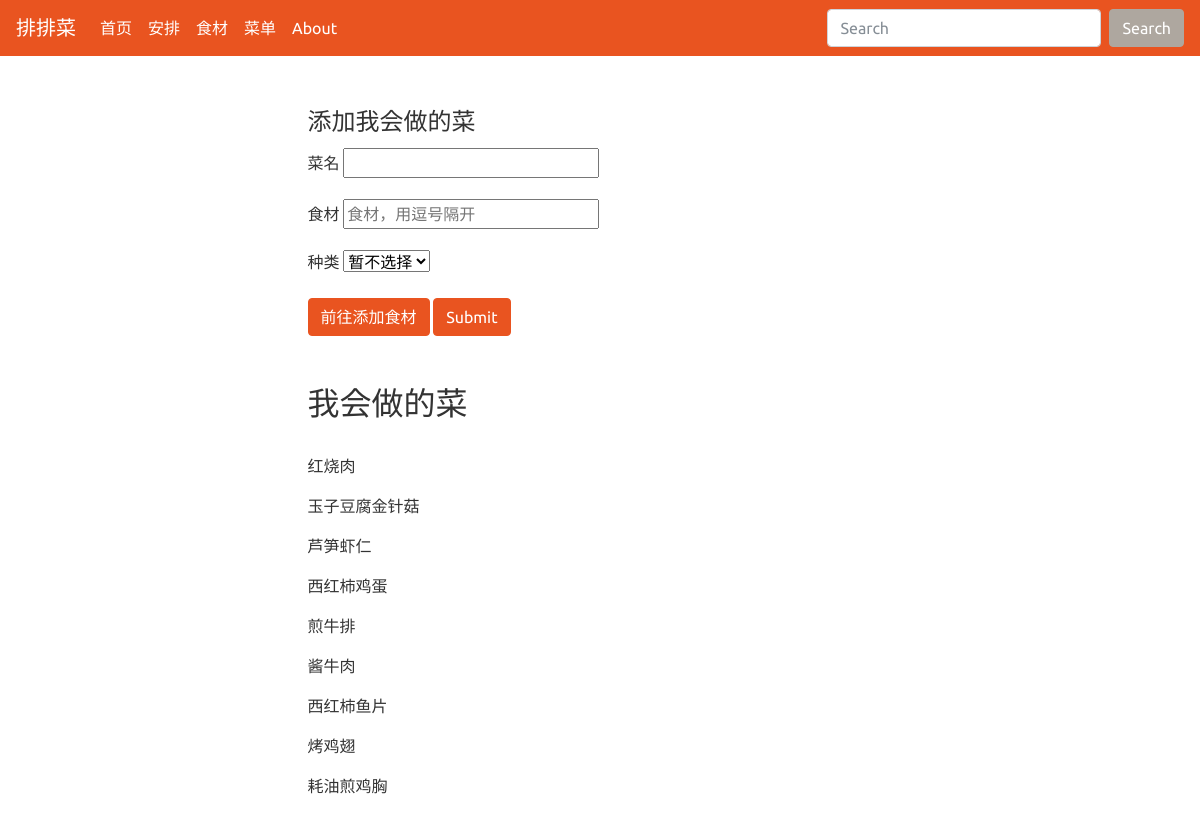
Before: /dish/ with the older database file.
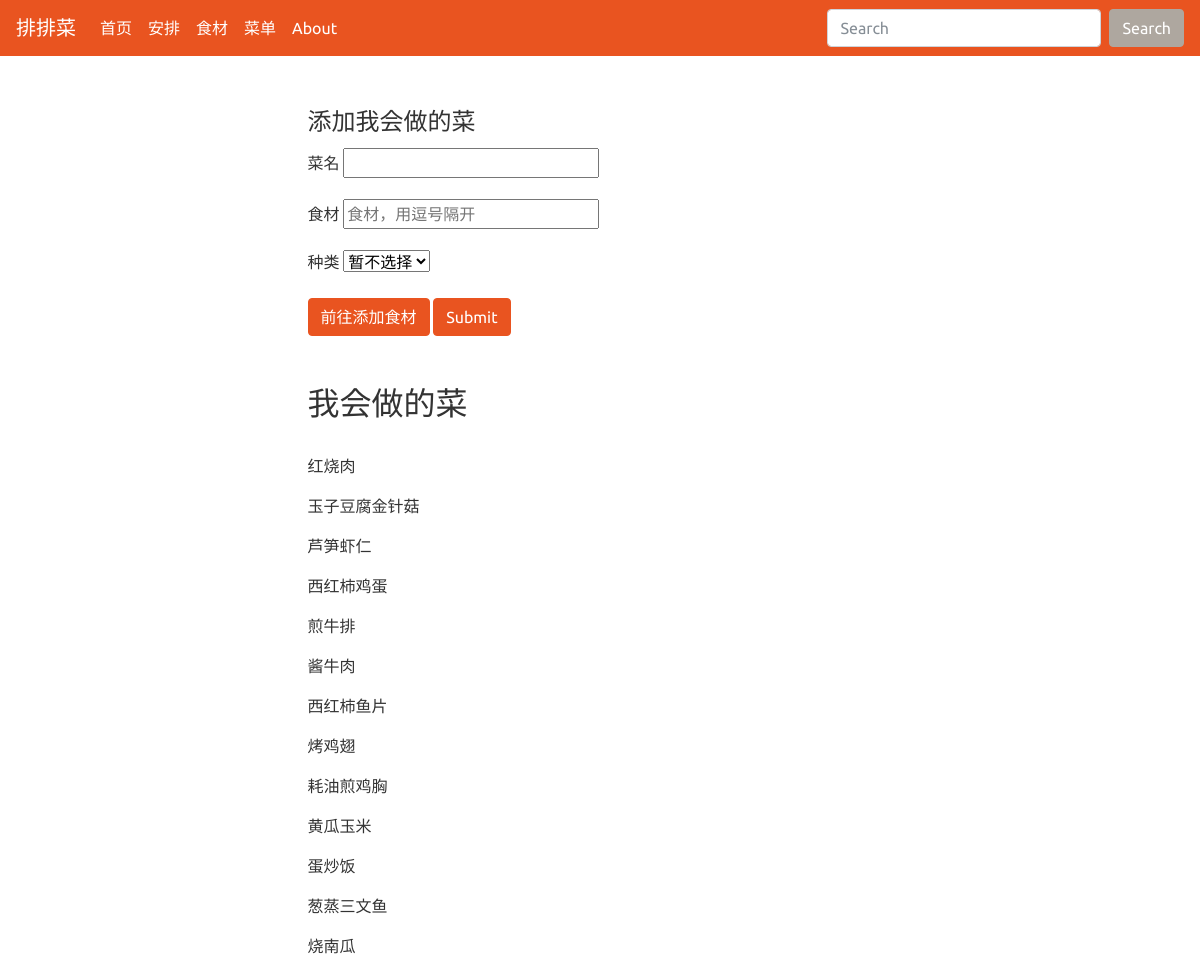
After: the same page with the newer database file.
### AutoGener/models.py (models this page shows, shortened)
class CanDo(models.Model):
    TYPE_CHOICES = (
        ('荤', '荤'),
        ('素', '素'),
        ('both', 'both'),
        ('暂不选择', '暂不选择'),
        ('主食', '主食')
    )
    name = models.CharField(max_length=100)
    type = models.CharField(max_length=5, choices=TYPE_CHOICES, default='暂不选择')
    ingre = models.ManyToManyField(CanGet, blank=True)

### AutoGener/views.py (the view, shortened to what this page needs)
# urls.py: path('dish/', views.get_dish, name='dish'),
def get_dish(request):
    form = DishForm()
    canDolist = CanDo.objects.all()
    message = ''
    context = {'canDolist': canDolist, 'form': form, 'message': message}
    return render(request, 'AutoGener/dishform.html', context)

### AutoGener/forms.py
class DishForm(forms.ModelForm):
    name = forms.CharField(max_length=10)
    class Meta:
        model = CanDo
        fields = ['name', 'type']
        labels = {
            'name': '菜名'
        }

### templates/AutoGener/dishform.html (shortened to what this page needs)
{% extends 'AutoGener/base.html' %}
{% block main %}
<div>
<form action="/dish/" method="post">
  <fieldset>
    <legend>添加我会做的菜</legend>
    <div class="form-group">
      <label for="exampleInputPassword1">菜名</label>
      {{ form.name }}
    </div>
    <div class="form-group">
      <label for="exampleInputEmail1">食材</label>
      <form role="search" method="get" id="searchform" action="">
        <input type="text" name="dish_ingredient" placeholder="食材，用逗号隔开">
      </form>
    </div>
    <div class="form-group">
      <label for="exampleInputPassword1">种类</label>
      {{ form.type }}
    </div>
    <a class="btn btn-primary" target="_blank" href="{% url 'AutoGener:ingredient' %}" >前往添加食材</a>
    <button type="submit" class="btn btn-primary">Submit</button>
  </fieldset>
</form>
</div>
<br>
<br>
<div class = "dishBlock">
  <div>
  <h2>我会做的菜</h2>
  <br>
  {% for dish in canDolist %}
    <p> {{ dish.name }}</p>
  {% empty %}
    <div><p>还没有会做的菜哦！</p></div>
  </div>
  {% endfor %}
</div>
{% endblock %}

Changed rows visible on the page:
added CanDo: name "黄瓜玉米"
added CanDo: name "蛋炒饭"
added CanDo: name "葱蒸三文鱼"
added CanDo: name "烧南瓜"
